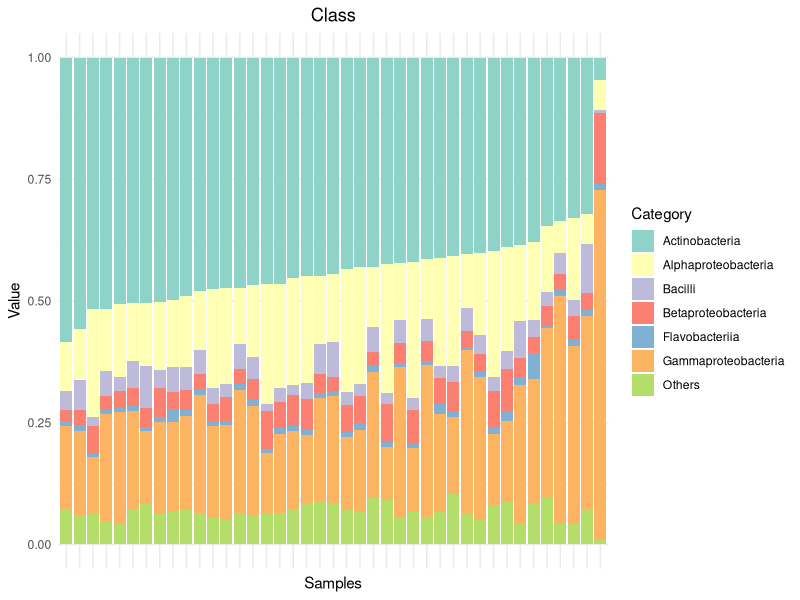
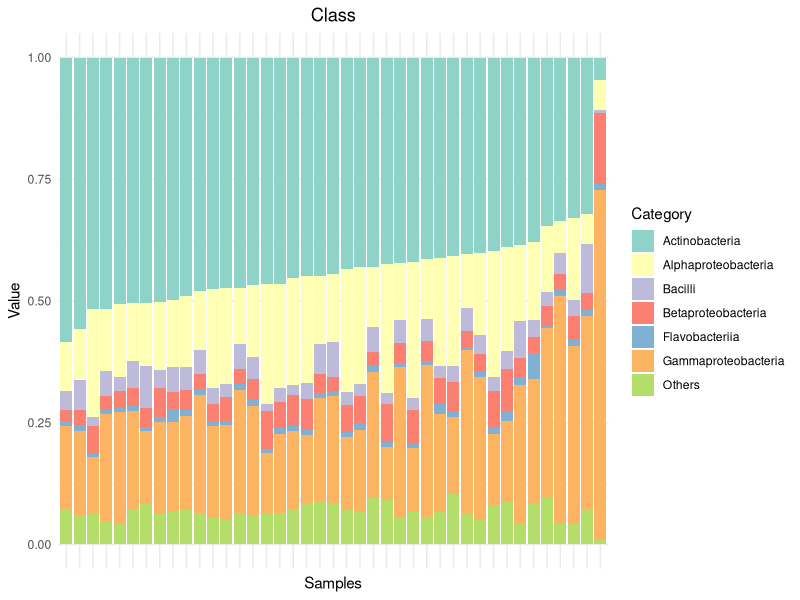

R code for these plots, in order:
## ---- chunk 1
library(tidyverse)
library(ggplot2)
library(dplyr)
library(tidyr)
## ---- chunk 2

plot_maker_with_order = function (df, title, cat){
      # Pivot the data
      df_long <- pivot_longer(df, cols = -Samples, names_to = "Category", values_to = "Value")
      
      # Calculate the sum of "Proteobacteria" values for each sample
      sample_c <- df_long %>%
        filter(Category == cat) %>%
        group_by(Samples) %>%
        summarize(total_c = sum(Value))
      
      # Sort the samples based on their total "Proteobacteria" values in descending order
      sample_order <- sample_c %>%
        arrange(desc(total_c)) %>%
        pull(Samples)
      
      # Reorder the Samples factor in the df_long dataframe
      df_long$Samples <- factor(df_long$Samples, levels = sample_order)
      
      # Create the stacked bar plot
      pl = ggplot(df_long, aes(x = Samples, y = Value, fill = Category)) +
        geom_bar(stat = "identity") +
        scale_fill_brewer(palette = "Set3") +
        labs(x = "Samples", y = "Value", title = title) +
        theme_minimal() +
        theme(axis.text.x = element_blank(),
              axis.ticks.x = element_blank(),
              plot.title = element_text(hjust = 0.5))  # Centered title
      return (pl)
      
}

## ---- chunk 3
chennai <- read_csv("../results/relative_abundance/class_with_metadata.csv")
#chennai$Samples <- paste(chennai$Samples, 'X', sep = "_")
chennai <- chennai[, -which(names(chennai) == "select object/sampling place")]
plot = plot_maker_with_order(chennai, 'Class', 'Actinobacteria')

ggsave("../figures/Figure_2_B.png", plot, dpi = 600)
ggsave("../figures/Figure_2_B.pdf", plot, dpi = 600)
